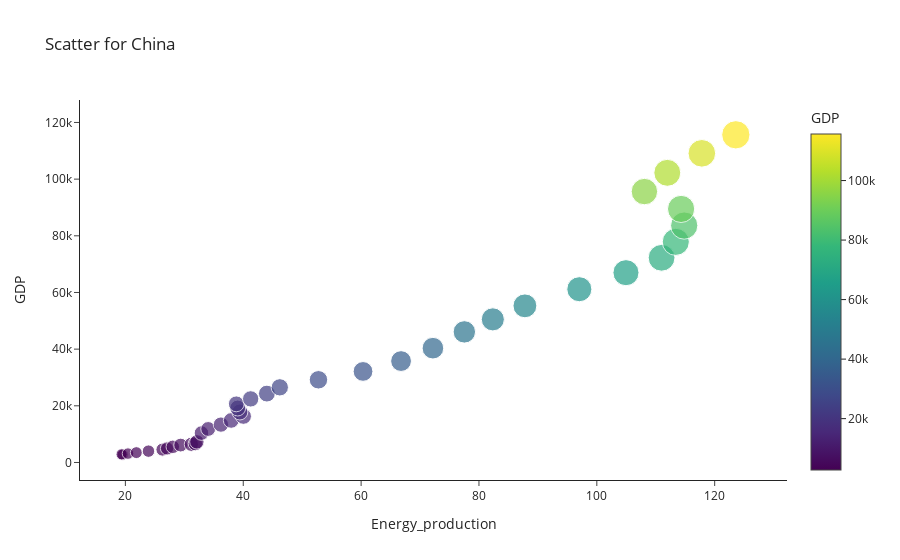

Source (notebook cell):
### Code cell
uno_china = df_40.loc[df_40.Country == "China",["Year","GDP","Energy_production"]]
dos_china = uno_china.groupby("Year").sum()

px.scatter(data_frame=dos_china,x="Energy_production",y="GDP",
            template="simple_white",title="Scatter for China",
            size="Energy_production",color="GDP")

### Figure 1 — Plotly figure (JSON) as saved in the notebook; plotly's stock layout.template omitted (floating-point values rounded to 4 significant figures)
{"data": [{"hovertemplate": "Energy_production=%{marker.size}<br>GDP=%{marker.color}<extra></extra>", "legendgroup": "", "marker": {"color": [2738.0, 2878.0, 3137.0, 3476, 4004.0, 4541.0, 4945.0, 5524.0, 6142.0, 6400.0, 6650.0, 7268.0, 10380.0, 11820.0, 13360.0, 14830.0, 16300.0, 17810.0, 19210.0, 20690.0, 22440.0, 24310.0, 26520.0, 29180.0, 32130.0, 35790.0, 40340.0, 46090.0, 50510.0, 55280.0, 61140.0, 66980.0, 72240.0, 77860.0, 83610.0, 89480.0, 95610.0, 102200.0, 109100.0, 115600.0], "coloraxis": "coloraxis", "size": [19.54, 19.36, 20.44, 21.86, 23.92, 26.29, 27.07, 28.05, 29.38, 31.2, 31.88, 32.13, 32.91, 34.05, 36.22, 37.96, 40.03, 39.42, 39.06, 38.82, 41.26, 44.01, 46.2, 52.76, 60.33, 66.78, 72.19, 77.52, 82.35, 87.8, 97.03, 104.9, 111.0, 113.4, 114.8, 114.3, 108.1, 112.0, 117.8, 123.6], "sizemode": "area", "sizeref": 0.309, "symbol": "circle"}, "mode": "markers", "name": "", "orientation": "v", "showlegend": false, "type": "scatter", "x": [19.54, 19.36, 20.44, 21.86, 23.92, 26.29, 27.07, 28.05, 29.38, 31.2, 31.88, 32.13, 32.91, 34.05, 36.22, 37.96, 40.03, 39.42, 39.06, 38.82, 41.26, 44.01, 46.2, 52.76, 60.33, 66.78, 72.19, 77.52, 82.35, 87.8, 97.03, 104.9, 111.0, 113.4, 114.8, 114.3, 108.1, 112.0, 117.8, 123.6], "xaxis": "x", "y": [2738.0, 2878.0, 3137.0, 3476, 4004.0, 4541.0, 4945.0, 5524.0, 6142.0, 6400.0, 6650.0, 7268.0, 10380.0, 11820.0, 13360.0, 14830.0, 16300.0, 17810.0, 19210.0, 20690.0, 22440.0, 24310.0, 26520.0, 29180.0, 32130.0, 35790.0, 40340.0, 46090.0, 50510.0, 55280.0, 61140.0, 66980.0, 72240.0, 77860.0, 83610.0, 89480.0, 95610.0, 102200.0, 109100.0, 115600.0], "yaxis": "y"}], "layout": {"coloraxis": {"colorbar": {"title": {"text": "GDP"}}, "colorscale": [[0, "#440154"], [0.1111, "#482878"], [0.2222, "#3e4989"], [0.3333, "#31688e"], [0.4444, "#26828e"], [0.5556, "#1f9e89"], [0.6667, "#35b779"], [0.7778, "#6ece58"], [0.8889, "#b5de2b"], [1, "#fde725"]]}, "legend": {"itemsizing": "constant", "tracegroupgap": 0}, "title": {"text": "Scatter for China"}, "xaxis": {"anchor": "y", "domain": [0, 1], "title": {"text": "Energy_production"}}, "yaxis": {"anchor": "x", "domain": [0, 1], "title": {"text": "GDP"}}}}
